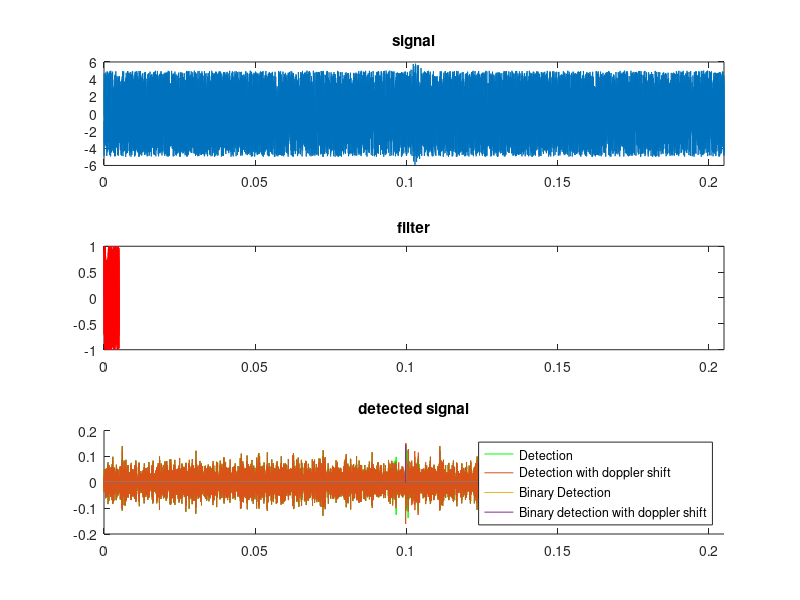

Write MATLAB code to recreate this figure.
%% Chirp Filtering

clc;
clear;
close all;

%%

% construct a series of chirps with the desired properties
F0 = 20000;
F1 = 27000;
robot_speed = 5.7; % m/s
speed_of_sound = 343.2; % m/s
doppler = F0 * robot_speed / speed_of_sound;
number_of_chirps = 1;
adc_sps = 64000;
dt = 1/adc_sps;
signal_T = 0.005;
noise_T = 0.1;
noise_aplitude = 10;

t = 0:dt:signal_T-dt;
t_total = 0:dt:(signal_T+2*noise_T)*number_of_chirps-dt;
t_size = size(t,2);
noise_t_size = round(noise_T/dt);

unshifted_chirp = chirp(t, F0, t(end), F1, 'linear', -90);
noisy_unshifted_chirp = unshifted_chirp + rand(1,t_size)* noise_aplitude - noise_aplitude/2;
shifted_chirp = chirp(t, F0 + doppler, t(end), F1 + doppler, 'linear', -90);
noisy_shifted_chirp = shifted_chirp + rand(1,t_size)* noise_aplitude - noise_aplitude/2;
noise = rand(1,noise_t_size)*noise_aplitude - noise_aplitude/2;
padded_chirp = [noise noisy_shifted_chirp noise];
unshifted_padded_chirp = [noise noisy_unshifted_chirp noise];
signal = repmat(padded_chirp, 1, number_of_chirps);
unshifted_signal = repmat(unshifted_padded_chirp, 1, number_of_chirps);

filter = chirp(t, F0, t(end), F1, 'linear', -90);
flen = size(filter,2);

shifted_y = zeros(1, size(signal,2) - flen);
unshifted_y = zeros(1, size(signal,2) - flen);
for i = (1:size(signal,2) - flen)
    window = signal(i:i+flen-1)';
    unshifted_window = unshifted_signal(i:i+flen-1)';
    shifted_y(1, i) = (filter * window) / 1000;
    unshifted_y(1, i) = (filter * unshifted_window) / 1000;
end

[unshifted_max_val, unshifted_detection] = max(unshifted_y);
[shifted_max_val, shifted_detection] = max(shifted_y);
unshifted_detection = unshifted_detection * dt;
shifted_detection = shifted_detection * dt;

fprintf("Chirping from %fHz to %fHz\n", F0, F1);
fprintf("Robot moving at %fm/s will cause shift of %fHz\n", robot_speed, doppler);
fprintf("Shifted Chirp will be from %fHz to %fHz\n", F0 + doppler, F1 + doppler);

disp("Start of chirp detected at");
disp(unshifted_detection);
disp("Start of doppler-shifted chirp detected at");
disp(shifted_detection);
disp("Error (seconds) cause by doppler shift");
disp(unshifted_detection - shifted_detection);
disp("Error (meters) cause by doppler shift");
disp((unshifted_detection - shifted_detection) * speed_of_sound);

figure;
subplot(3, 1, 1);
plot(signal);
plot(t_total, signal);
xlim([t_total(1), t_total(end)]);
title("signal");

subplot(3, 1, 2);
plot(t, filter, 'Color', 'r');
xlim([t_total(1), t_total(end)]);
title("filter");

subplot(3, 1, 3);
hold on;
plot(t_total(1:end-flen), unshifted_y, 'Color', 'g', 'DisplayName', 'Detection');
plot(t_total(1:end-flen), shifted_y, 'DisplayName', 'Detection with doppler shift');
plot(t_total(1:end-flen), (unshifted_y >= unshifted_max_val)*unshifted_max_val, 'DisplayName', 'Binary Detection');
plot(t_total(1:end-flen), (shifted_y >= shifted_max_val)*unshifted_max_val, 'DisplayName', 'Binary detection with doppler shift');
xlim([t_total(1), t_total(end)]);
legend('show');
title("detected signal");

